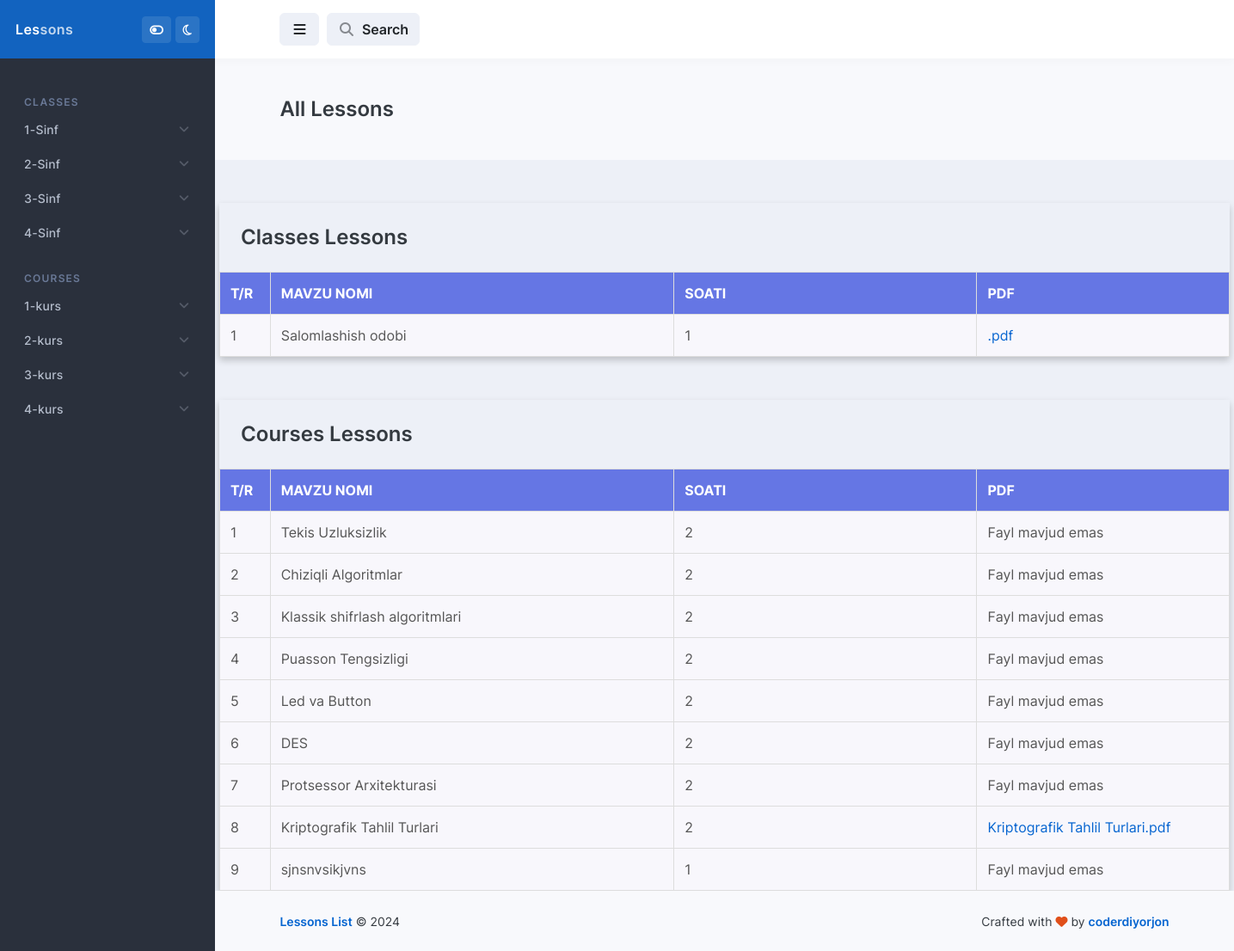
The page /?science=Odobnoma on the database its author committed.
### classes/models.py (models this page shows, shortened)
class Classes(models.Model):
    name = models.CharField(max_length=100, unique=True)
    def __str__(self):
        return self.name
    class Meta:
        verbose_name_plural = 'Classes'
        verbose_name = 'Class'

class LessonsSchool(models.Model):
    lessonName = models.CharField(max_length=100)
    time = models.PositiveSmallIntegerField()
    pdfFile = models.FileField(upload_to='media/pdfFilesSchool', blank=True, null=True)
    classes = models.ForeignKey(to=Classes, on_delete=models.CASCADE)
    science = models.ForeignKey(to=SciencesSchool, on_delete=models.CASCADE)
    class Meta:
        verbose_name_plural = 'Lessons'
        verbose_name = 'Lesson'

### courses/models.py (models this page shows, shortened)
class Courses(models.Model):
    name = models.CharField(max_length=100)
    def __str__(self):
        return self.name
    class Meta:
        verbose_name_plural = 'Courses'
        verbose_name = 'Course'

class LessonsUni(models.Model):
    name=models.CharField(max_length=100)
    time=models.PositiveIntegerField()
    pdfFile=models.FileField(upload_to='media/pdfFilesUniversity', null=True, blank=True)
    course=models.ForeignKey(to=Courses, on_delete=models.CASCADE)
    science=models.ForeignKey(to=SciencesUni, on_delete=models.CASCADE)
    class Meta:
        verbose_name='Lesson'
        verbose_name_plural='Lessons'

### courses/views.py (the view)
# urls.py: path('', index, name='index'), ]
def index(request):
    selected_science = request.GET.get('science')
    selected_course = request.GET.get('course')
    search_query = request.GET.get('page-header-search-input', '').strip()  # Get search input
    all_lessons_school = LessonsSchool.objects.all()
    all_lessons_uni = LessonsUni.objects.all()
    if search_query:
        lessons_school = all_lessons_school.filter(Q(lessonName__icontains=search_query))
        lessons_uni = all_lessons_uni.filter(Q(name__icontains=search_query))
    else:
        lessons_school = all_lessons_school
        lessons_uni = all_lessons_uni
    if selected_science:
        lessons_school = LessonsSchool.objects.filter(science__scienceName=selected_science)
    if selected_course:
        lessons_uni = LessonsUni.objects.filter(science__name=selected_course)
    context = {
        'title': "Javlon Domla Zo'r",
        'classesSchool': Classes.objects.all(),
        'coursesSchool': Courses.objects.all(),
        'SciencesSchoolwithNamesClasses': list(zip(
            [str(name.classes) for name in SciencesSchool.objects.all()],
            [science.scienceName for science in SciencesSchool.objects.all()]
        )),
        'SciencesUniwithNamesCourses': list(zip(
            [str(name.course) for name in SciencesUni.objects.all()],
            [science.name for science in SciencesUni.objects.all()]
        )),
        'Lessonschool': lessons_school,
        'Lessonsuni': lessons_uni,
        'selected_science': selected_science,
        'selected_course': selected_course,
        'search_query': search_query,
    }
    return render(request, 'index.html', context)

### templates/index.html (shortened to what this page needs)
{% load static %}
<!doctype html>
<html lang="en">
<head>
    <link rel="stylesheet" id="css-main" href="{% static 'css/dashmix.min.css' %}">
    <link rel="stylesheet" id="css-main" href="{% static 'css/TableStyle.css' %}">
</head>
<body>
<div id="page-container"
     class="sidebar-o sidebar-dark enable-page-overlay side-scroll page-header-fixed main-content-narrow">
    <nav id="sidebar" aria-label="Main Navigation">
        <div class="bg-header-dark">
            <div class="content-header bg-white-5">
                <a class="fw-semibold text-white tracking-wide" href="#">
              <span class="smini-hidden">
                Les<span class="opacity-75">sons</span>
              </span>
                </a>
                <div>
                    <button type="button" class="btn btn-sm btn-alt-secondary" data-toggle="class-toggle"
                            data-target="#sidebar-style-toggler" data-class="fa-toggle-off fa-toggle-on"
                            onclick="Dashmix.layout('sidebar_style_toggle');Dashmix.layout('header_style_toggle');">
                        <i class="fa fa-toggle-off" id="sidebar-style-toggler"></i>
                    </button>
                    <button type="button" class="btn btn-sm btn-alt-secondary" data-toggle="class-toggle"
                            data-target="#dark-mode-toggler" data-class="far fa"
                            onclick="Dashmix.layout('dark_mode_toggle');">
                        <i class="far fa-moon" id="dark-mode-toggler"></i>
                    </button>
                </div>
            </div>
        </div>
        <div class="js-sidebar-scroll">
            <div class="content-side">
                <ul class="nav-main">
                    <li class="nav-main-heading">Classes</li>
                    {% for clas in classesSchool %}
                        <li class="nav-main-item">
                            <a class="nav-main-link nav-main-link-submenu" data-toggle="submenu" aria-haspopup="true"
                               aria-expanded="false" href="#">
                                <span class="nav-main-link-name">{{ clas.name }}</span>
                            </a>
                        </li>
                    {% endfor %}
                    <li class="nav-main-heading">Courses</li>
                    {% for course in coursesSchool %}
                        <li class="nav-main-item">
                            <a class="nav-main-link nav-main-link-submenu" data-toggle="submenu" aria-haspopup="true"
                               aria-expanded="false" href="#">
                                <span class="nav-main-link-name">{{ course.name }}</span>
                            </a>
                        </li>
                    {% endfor %}
                </ul>
            </div>
        </div>
    </nav>
    <header id="page-header">
        <div class="content-header">
            <div class="space-x-1">
                <button type="button" class="btn btn-alt-secondary" data-toggle="layout" data-action="sidebar_toggle">
                    <i class="fa fa-fw fa-bars"></i>
                </button>
                <button type="button" class="btn btn-alt-secondary" data-toggle="layout" data-action="header_search_on">
                    <i class="fa fa-fw opacity-50 fa-search"></i> <span
                        class="ms-1 d-none d-sm-inline-block">Search</span>
                </button>
            </div>
        </div>
    </header>
    <main id="main-container">
        <div class="bg-body-light">
            <div class="content content-full">
                <div class="d-flex flex-column flex-sm-row justify-content-sm-between align-items-sm-center">
                    <h1 class="flex-grow-1 fs-3 fw-semibold my-2 my-sm-3">
                        <a href="{% url 'index' %}" style="text-decoration: none; color: inherit;">All Lessons</a>
                    </h1>
                </div>
            </div>
        </div>
        <div class="table-container" style="margin-top: 50px">
            <h3 style="margin: 25px">
                Classes Lessons
            </h3>
            <table>
                <thead>
                <tr>
                    <th style="width: 5%;">T/r</th>
                    <th style="width: 40%;">Mavzu Nomi</th>
                    <th style="width: 30%;">Soati</th>
                    <th style="width: 25%;">PDF</th>
                </tr>
                </thead>
                <tbody>
                {% for lesson in Lessonschool %}
                    <tr>
                        <td>{{ forloop.counter }}</td>
                        <td>{{ lesson.lessonName }}</td>
                        <td>{{ lesson.time }}</td>
                        <td>
    {% if lesson.pdfFile %}
        <a href="{% url 'download_pdf' lesson.id %}" target="_blank" download>{{ lesson.name }}.pdf</a>
    {% else %}
        Fayl mavjud emas
    {% endif %}
</td>
                    </tr>
                {% empty %}
                    <tr>
                        <td colspan="4">Hech qanday dars topilmadi</td>
                    </tr>
                {% endfor %}
                </tbody>
            </table>
        </div>
        <div class="table-container" style="margin-top: 50px">
            <h3 style="margin: 25px">
                Courses Lessons
            </h3>
            <table>
                <thead>
                <tr>
                    <th style="width: 5%;">T/r</th>
                    <th style="width: 40%;">Mavzu Nomi</th>
                    <th style="width: 30%;">Soati</th>
                    <th style="width: 25%;">PDF</th>
                </tr>
                </thead>
                <tbody>
                {% if Lessonsuni %}
                    {% for lesson in Lessonsuni %}
                        <tr>
                            <td>{{ forloop.counter }}</td>
                            <td>{{ lesson.name }}</td>
                            <td>{{ lesson.time }}</td>
                            <td>
    {% if lesson.pdfFile %}
        <a href="{% url 'download_pdf' lesson.id %}" target="_blank" download>{{ lesson.name }}.pdf</a>
    {% else %}
        Fayl mavjud emas
    {% endif %}
</td>
                        </tr>
                    {% empty %}
                        <tr>
                            <td colspan="4">Hech qanday dars topilmadi</td>
                        </tr>
                    {% endfor %}
                {% else %}
                    <tr>
                        <td colspan="4">Hech qanday dars topilmadi</td>
                    </tr>
                {% endif %}
                </tbody>
            </table>
        </div>
    </main>
    <footer id="page-footer" class="bg-body-light">
        <div class="content py-0">
            <div class="row fs-sm">
                <div class="col-sm-6 order-sm-2 mb-1 mb-sm-0 text-center text-sm-end">
                    Crafted with <i class="fa fa-heart text-danger"></i> by <a class="fw-semibold"
                                                                               href="https://telegram.me/StackOverFlow2024"
                                                                               target="_blank">coderdiyorjon</a>
                </div>
                <div class="col-sm-6 order-sm-1 text-center text-sm-start">
                    <a class="fw-semibold" href="https://student.jbnuu.uz" target="_blank">Lessons List</a> &copy; <span
                        data-toggle="year-copy"></span>
                </div>
            </div>
        </div>
    </footer>
</div>
</body>
</html>

### static/css/TableStyle.css (style rules this page uses)
.table-container { width: 1175px; margin: 0 auto; overflow-x: auto; box-shadow: 0px 4px 8px rgba(0, 0, 0, 0.2); }
table { width: 100%; border-collapse: collapse; }
th, td { padding: 12px; text-align: left; border: 1px solid #ddd; }
th { background-color: #6576e4; color: #ffffff; font-weight: bold; text-transform: uppercase; }
td { color: #555; background-color: #f8f7fc; }

### rows shown on the page
Classes: name "1-Sinf"
Classes: name "2-Sinf"
Classes: name "3-Sinf"
Classes: name "4-Sinf"
Courses: name "1-kurs"
Courses: name "2-kurs"
Courses: name "3-kurs"
Courses: name "4-kurs"
LessonsSchool: lessonName "Salomlashish odobi", time "1"
LessonsUni: name "Tekis Uzluksizlik", time "2", pdfFile "Fayl mavjud emas"
LessonsUni: name "Chiziqli Algoritmlar", time "2", pdfFile "Fayl mavjud emas"
LessonsUni: name "Klassik shifrlash algoritmlari", time "2", pdfFile "Fayl mavjud emas"
LessonsUni: name "Puasson Tengsizligi", time "2", pdfFile "Fayl mavjud emas"
LessonsUni: name "Led va Button", time "2", pdfFile "Fayl mavjud emas"
LessonsUni: name "DES", time "2", pdfFile "Fayl mavjud emas"
LessonsUni: name "Protsessor Arxitekturasi", time "2", pdfFile "Fayl mavjud emas"
LessonsUni: name "Kriptografik Tahlil Turlari", time "2"
LessonsUni: name "sjnsnvsikjvns", time "1", pdfFile "Fayl mavjud emas"
